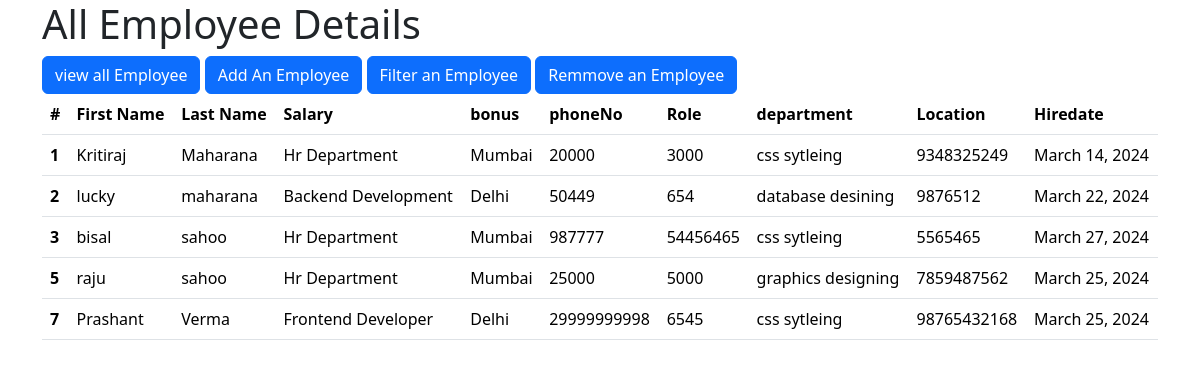
Page /all_emp/ on the committed database.
### empApp/models.py (models this page shows, shortened)
class Employee(models.Model):
    first_name=models.CharField(max_length=50, null=False)
    last_name=models.CharField(max_length=50)
    dept = models.ForeignKey("Department", on_delete=models.CASCADE)
    salary = models.IntegerField(default=0)
    bonus = models.IntegerField(default=0)
    role = models.ForeignKey("Role",on_delete=models.CASCADE)
    phone = models.IntegerField(default=0)
    hire_date= models.DateField()

class Department(models.Model):
    name = models.CharField(max_length=50, null=False)
    location = models.CharField(max_length=50)

class Role(models.Model):
    name = models.CharField(max_length=50, null=False)

### empApp/views.py (the view)
# urls.py: path('all_emp/', views.all_emp, name="all_emp"),
def all_emp(request):
    emps = Employee.objects.all()
    context = {
        'emps': emps
        }
    return render(request, 'all_emp.html' , context)

### templates/all_emp.html (shortened to what this page needs)
<!doctype html>
<html lang="en">
  <head>
    <link href="https://cdn.jsdelivr.net/npm/bootstrap@5.3.3/dist/css/bootstrap.min.css" rel="stylesheet">
  </head>
  <body>
    <div class="container">
        <h1>All Employee Details</h1>
        <a href="{% url 'all_emp' %}" class="btn btn-primary" role="button">view  all Employee</a>
        <a href="{% url 'add_emp' %}" class="btn btn-primary" role="button">Add An Employee</a>
        <a href="{% url 'filter_emp' %}" class="btn btn-primary" role="button">Filter an Employee</a>
        <a href="{% url 'remove_emp' %}" class="btn btn-primary" role="button">Remmove an Employee</a>
<table class="table">
    <thead>
      <tr>
        <th scope="col">#</th>
        <th scope="col">First Name</th>
        <th scope="col">Last Name</th>
        <th scope="col">Salary</th>
        <th scope="col">bonus</th>
        <th scope="col">phoneNo</th>
        <th scope="col">Role</th>
        <th scope="col">department</th>
        <th scope="col">Location</th>
        <th scope="col">Hiredate</th>
      </tr>
    </thead>
    {% for emp in emps %}
    <tbody>
      <tr>
        <th scope="row">{{emp.id}}</th>
        <td>{{emp.first_name}}</td>
        <td>{{emp.last_name}}</td>
        <td>{{emp.dept.name}}</td>
        <td>{{emp.dept.location}}</td>
        <td>{{emp.salary}}</td>
        <td>{{emp.bonus}}</td>
        <td>{{emp.role.name}}</td>
        <td>{{emp.phone}}</td>
        <td>{{emp.hire_date}}</td>
      </tr>
    </tbody>
    {% endfor %}
  </table>
      </div>
  </body>
</html>

### rows in the picture
Employee: id "1", first_name "Kritiraj", last_name "Maharana", dept.name "Hr Department", dept.location "Mumbai", salary "20000", bonus "3000", role.name "css sytleing", phone "9348325249", hire_date "March 14, 2024"
Employee: id "2", first_name "lucky", last_name "maharana", dept.name "Backend Development", dept.location "Delhi", salary "50449", bonus "654", role.name "database desining", phone "9876512", hire_date "March 22, 2024"
Employee: id "3", first_name "bisal", last_name "sahoo", dept.name "Hr Department", dept.location "Mumbai", salary "987777", bonus "54456465", role.name "css sytleing", phone "5565465", hire_date "March 27, 2024"
Employee: id "5", first_name "raju", last_name "sahoo", dept.name "Hr Department", dept.location "Mumbai", salary "25000", bonus "5000", role.name "graphics designing", phone "7859487562", hire_date "March 25, 2024"
Employee: id "7", first_name "Prashant", last_name "Verma", dept.name "Frontend Developer", dept.location "Delhi", salary "29999999998", bonus "6545", role.name "css sytleing", phone "98765432168", hire_date "March 25, 2024"
